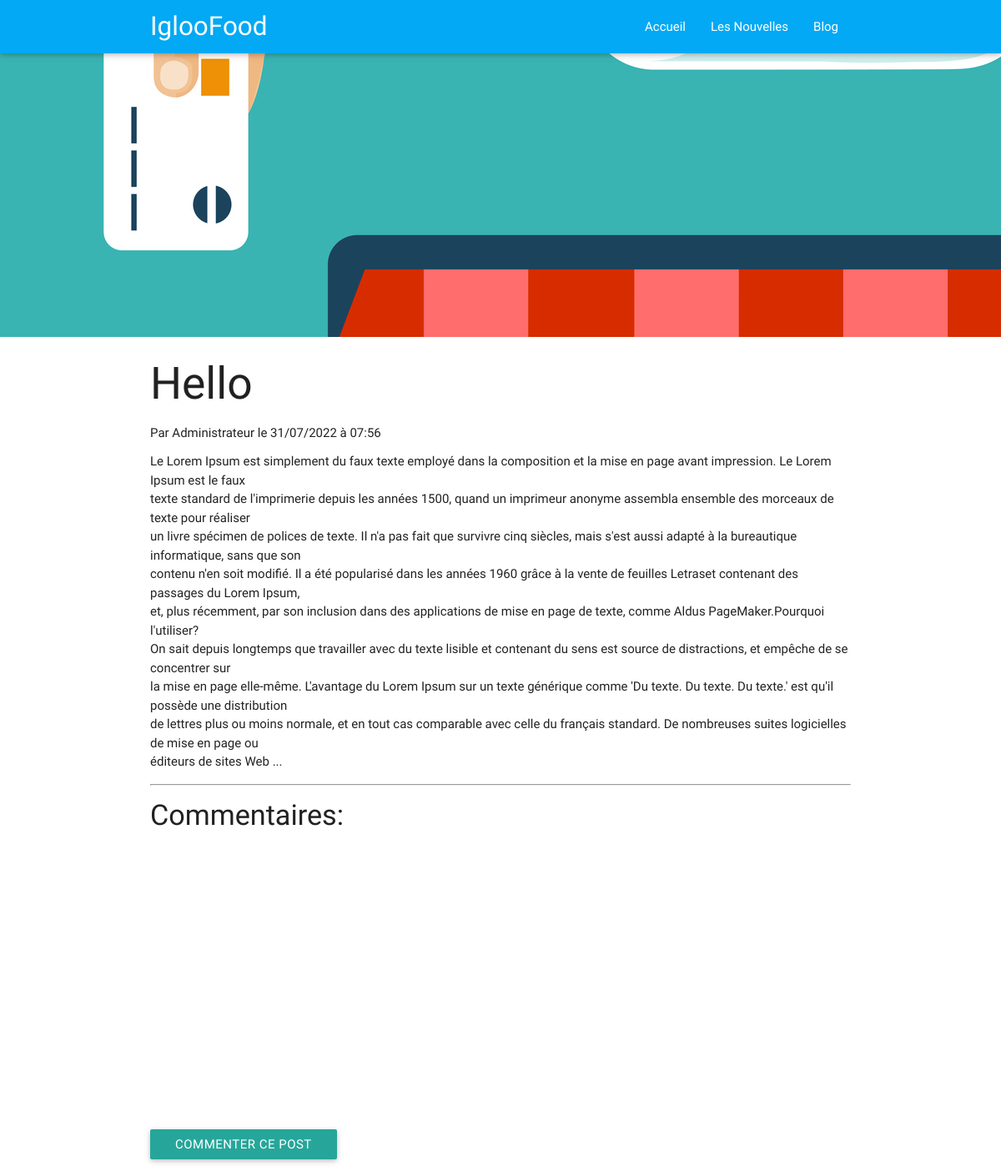
The page /index.php?page=post&id=113 on the database its author committed.
### tables this page shows
CREATE TABLE `posts` (
  `id` int(11) NOT NULL,
  `title` varchar(255) NOT NULL,
  `content` text NOT NULL,
  `writer` varchar(255) NOT NULL,
  `image` varchar(255) NOT NULL DEFAULT 'post.png',
  `date` datetime NOT NULL,
  `posted` tinyint(1) NOT NULL DEFAULT 0
);

### pagesFunctions/post.func.php (called while the page is built, shortened)
<?php
function get_post(){
    global $db;
    $req = $db->query("SELECT  posts.id,
                posts.title,
                posts.image,
                posts.content,
                posts.date,
                admins.name
        FROM posts
        JOIN admins
        ON posts.writer = admins.email
        WHERE posts.id='{$_GET['id']}'
        AND posts.posted = '1'
    ");
    $result = $req->fetchObject();
    return $result;
}
function get_comments(){
    global $db;
    $req = $db->query("SELECT * FROM comments WHERE post_id = '{$_GET['id']}' ORDER BY date DESC");
    $results = [];
    while($rows = $req->fetchObject()){
        $results[] = $rows;
    }
    return $results;
}

### pagesView/post.php (the view, shortened to what this page needs)
<?php
$post = get_post();
if($post == false){
    header("Location:index.php?page=error");
}else{
    ?>
    <div class="parallax-container">
        <div class="parallax">
            <img src="img/posts/<?= $post->image ?>" alt="<?= $post->title ?>"/>
        </div>
    </div>
        <div class="container">
            <h2><?= $post->title ?></h2>
            <h6>Par <?= $post->name ?> le <?= date("d/m/Y à H:i", strtotime($post->date)) ?></h6>
            <p><?= nl2br($post->content); ?></p>
    <?php
}
?>
            <hr>
            <h4>Commentaires:</h4>
            <?php
                $responses = get_comments();
                if($responses != false){
                    foreach($responses as $response){
                        ?>
                            <blockquote>
                                <strong><?= $response->name ?> (<?= date("d/m/Y", strtotime($response->date)) ?>)</strong>
                                <p><?= nl2br($response->comment); ?></p>
                            </blockquote>
                        <?php
                    }
                }else echo "Aucun commentaire n'a été publié... Soyez le premier!";
            ?>
            <h4>Commenter:</h4>
            <form method="post">
                <div class="row">
                    <div class="input-field col s12 m6">
                        <input type="text" name="name" id="name"/>
                        <label for="name">Nom</label>
                    </div>
                    <div class="input-field col s12 m6">
                        <input type="email" name="email" id="email"/>
                        <label for="email">Adresse email</label>
                    </div>
                    <div class="input-field col s12">
                        <textarea name="comment" id="comment" class="materialize-textarea"></textarea>
                        <label for="comment">Commentaire</label>
                    </div>
                    <div class="col s12">
                        <button type="submit" name="submit" class="btn waves-effect">
                            Commenter ce post
                        </button>
                    </div>
                </div>
            </form>

### rows shown on the page
posts: image (picture), title "Hello", admins.name "Administrateur", date "31/07/2022 à 07:56", content "Le Lorem Ipsum est simplement du faux texte employé dans la composition et la mise en page avant impression. Le Lorem Ipsum est le faux texte standard de l'imprimerie depuis les années 1500, quand un imprimeur anonyme assembla ensemble des morceaux de texte pour réaliser un livre spécimen de polices de texte. Il n'a pas fait que survivre cinq siècles, mais s'est aussi adapté à la bureautique informatique, sans que son contenu n'en soit modifié. Il a été popularisé dans les années 1960 grâce à la vente de feuilles Letraset contenant des passages du Lorem Ipsum, et, plus récemment, par son inclusion dans des applications de mise en page de texte, comme Aldus PageMaker.Pourquoi l'utiliser? On…"
